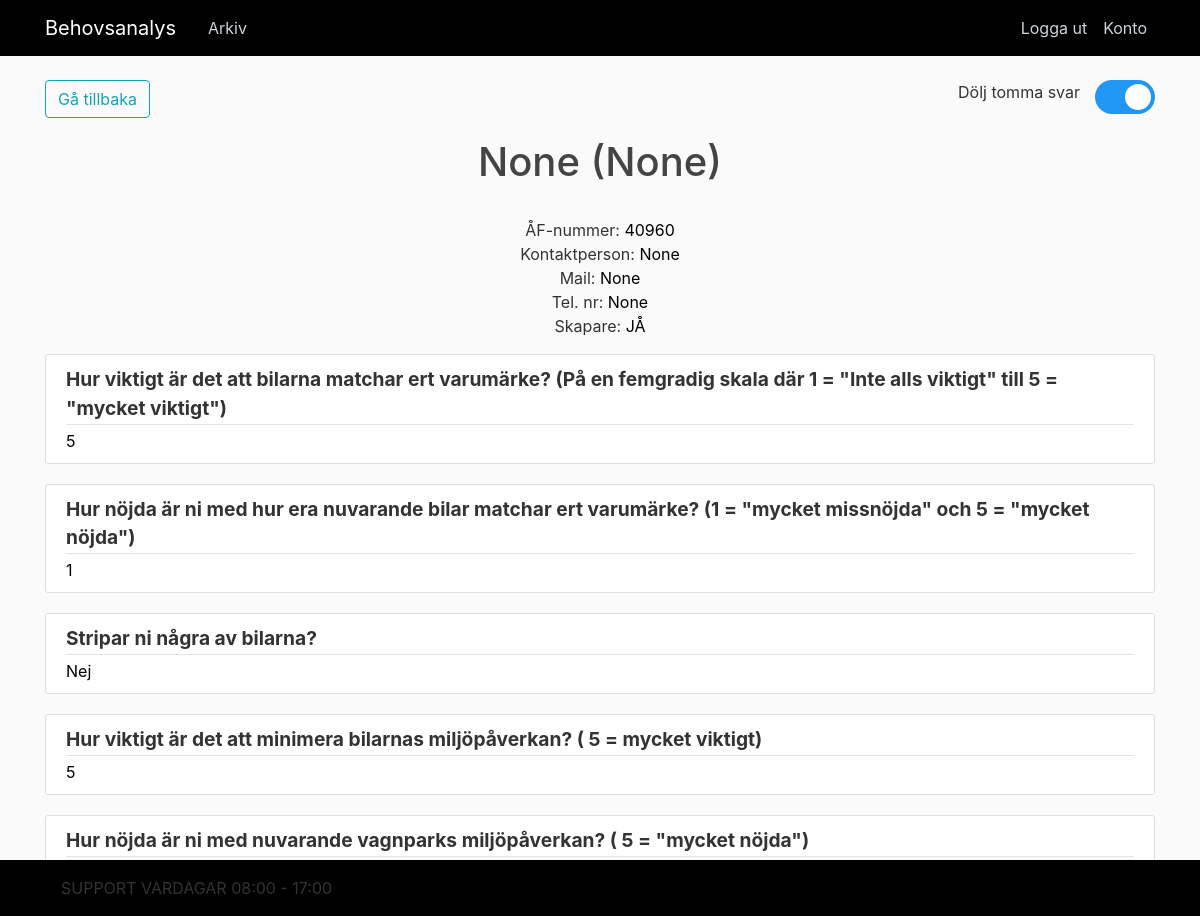
The app's page /kund/10313205809 (signed in) with its own data.
### app/models.py (models this page shows, shortened)
class Responses(db.Model, UserMixin):
    response_id = db.Column(db.String(20), primary_key=True)
    timestamp = db.Column(db.String(30))
    q1 = db.Column(db.String(150))
    q2 = db.Column(db.String(150))
    q3 = db.Column(db.String(150), unique=True)
    q4 = db.Column(db.String(150))
    q5 = db.Column(db.String(150))
    q6 = db.Column(db.String(150))
    q7 = db.Column(db.String(150))
    q8 = db.Column(db.String(150))
    q9 = db.Column(db.String(500))
    q10 = db.Column(db.String(500))
    q11 = db.Column(db.String(500))
    q12 = db.Column(db.String(500))
    q13 = db.Column(db.String(500))
    q14 = db.Column(db.String(500))
    q15 = db.Column(db.String(500))
    q16 = db.Column(db.String(500))
    q17 = db.Column(db.String(500))
    q18 = db.Column(db.String(500))
    q19 = db.Column(db.String(500))
    q20 = db.Column(db.String(500))
    q21 = db.Column(db.String(500))
    q22 = db.Column(db.String(500))
    q23 = db.Column(db.String(500))
    q24 = db.Column(db.String(500))
    q25 = db.Column(db.String(500))
    q26 = db.Column(db.String(500))
    q27 = db.Column(db.String(500))
    q28 = db.Column(db.String(500))
    q29 = db.Column(db.String(500))
    q30 = db.Column(db.String(500))
    q31 = db.Column(db.String(500))
    q32 = db.Column(db.String(500))
    q33 = db.Column(db.String(500))
    q34 = db.Column(db.String(500))
    q35 = db.Column(db.String(500))
    q36 = db.Column(db.String(500))
    q37 = db.Column(db.String(500))
    q38 = db.Column(db.String(500))
    q39 = db.Column(db.String(500))
    q40 = db.Column(db.String(500))
    q41 = db.Column(db.String(500))
    q42 = db.Column(db.String(500))
    q43 = db.Column(db.String(500))
    q44 = db.Column(db.String(500))
    q45 = db.Column(db.String(500))
    q46 = db.Column(db.String(500))
    q47 = db.Column(db.String(500))
    q48 = db.Column(db.String(500))
    q49 = db.Column(db.String(500))
    q50 = db.Column(db.String(500))
    q51 = db.Column(db.String(500))
    q52 = db.Column(db.String(500))
    q53 = db.Column(db.String(500))
    q54 = db.Column(db.String(500))
    q55 = db.Column(db.String(500))
    q56 = db.Column(db.String(500))
    q57 = db.Column(db.String(500))
    q58 = db.Column(db.String(500))
    q59 = db.Column(db.String(500))
    q60 = db.Column(db.String(500))
    q61 = db.Column(db.String(500))
    q62 = db.Column(db.String(500))
    q63 = db.Column(db.String(500))
    q64 = db.Column(db.String(500))
    q65 = db.Column(db.String(500))
    q66 = db.Column(db.String(500))
    q67 = db.Column(db.String(500))
    q68 = db.Column(db.String(500))
    q69 = db.Column(db.String(500))
    q70 = db.Column(db.String(500))
    q71 = db.Column(db.String(500))
    q72 = db.Column(db.String(500))
    q73 = db.Column(db.String(500))
    q74 = db.Column(db.String(500))
    q75 = db.Column(db.String(500))
    q76 = db.Column(db.String(500))
    q77 = db.Column(db.String(500))
    q78 = db.Column(db.String(500))
    q79 = db.Column(db.String(500))
    q80 = db.Column(db.String(500))
    q81 = db.Column(db.String(500))
    q82 = db.Column(db.String(500))
    q83 = db.Column(db.String(500))
    q84 = db.Column(db.String(500))
    q85 = db.Column(db.String(500))
    q86 = db.Column(db.String(500))
    q87 = db.Column(db.String(500))
    q88 = db.Column(db.String(500))
    q89 = db.Column(db.String(500))
    q90 = db.Column(db.String(500))
    q91 = db.Column(db.String(500))
    q92 = db.Column(db.String(500))
    q93 = db.Column(db.String(500))
    q94 = db.Column(db.String(500))
    q95 = db.Column(db.String(500))
    q96 = db.Column(db.String(500))
    q97 = db.Column(db.String(500))
    q98 = db.Column(db.String(500))
    q99 = db.Column(db.String(500))
    q100 = db.Column(db.String(500))
    q101 = db.Column(db.String(500))
    q102 = db.Column(db.String(500))
    q103 = db.Column(db.String(500))
    q104 = db.Column(db.String(500))
    q105 = db.Column(db.String(500))
    q106 = db.Column(db.String(500))
    q107 = db.Column(db.String(500))
    q108 = db.Column(db.String(500))
    q109 = db.Column(db.String(500))
    q110 = db.Column(db.String(500))
    q111 = db.Column(db.String(500))
    q112 = db.Column(db.String(500))
    q113 = db.Column(db.String(500))
    q114 = db.Column(db.String(500))
    q115 = db.Column(db.String(500))
    q116 = db.Column(db.String(500))
    q117 = db.Column(db.String(500))
    q118 = db.Column(db.String(500))
    q119 = db.Column(db.String(500))
    q120 = db.Column(db.String(500))
    q121 = db.Column(db.String(500))
    q122 = db.Column(db.String(500))
    q123 = db.Column(db.String(500))
    q124 = db.Column(db.String(500))
    q125 = db.Column(db.String(500))
    q126 = db.Column(db.String(500))
    q127 = db.Column(db.String(500))
    q128 = db.Column(db.String(500))
    q129 = db.Column(db.String(500))
    q130 = db.Column(db.String(500))
    q131 = db.Column(db.String(500))
    q132 = db.Column(db.String(500))
    q133 = db.Column(db.String(500))
    q134 = db.Column(db.String(500))
    q135 = db.Column(db.String(500))
    q136 = db.Column(db.String(500))
    q137 = db.Column(db.String(500))
    q138 = db.Column(db.String(500))
    q139 = db.Column(db.String(500))
    q140 = db.Column(db.String(500))
    q141 = db.Column(db.String(500))
    q142 = db.Column(db.String(500))
    q143 = db.Column(db.String(500))
    q144 = db.Column(db.String(500))
    q145 = db.Column(db.String(500))
    q146 = db.Column(db.String(500))
    q147 = db.Column(db.String(500))
    q148 = db.Column(db.String(500))
    q149 = db.Column(db.String(500))
    q150 = db.Column(db.String(500))
    q151 = db.Column(db.String(500))
    q152 = db.Column(db.String(500))
    q153 = db.Column(db.String(500))
    q154 = db.Column(db.String(500))
    q155 = db.Column(db.String(500))
    q156 = db.Column(db.String(500))
    q157 = db.Column(db.String(500))
    q158 = db.Column(db.String(500))
    q159 = db.Column(db.String(500))
    q160 = db.Column(db.String(500))
    q161 = db.Column(db.String(500))
    q162 = db.Column(db.String(500))
    q163 = db.Column(db.String(500))
    q164 = db.Column(db.String(500))
    q165 = db.Column(db.String(500))
    q166 = db.Column(db.String(500))
    q167 = db.Column(db.String(500))
    q168 = db.Column(db.String(500))
    q169 = db.Column(db.String(500))
    q170 = db.Column(db.String(500))
    q171 = db.Column(db.String(500))
    q172 = db.Column(db.String(500))

### app/routes.py (the view)
@app.route("/kund/<response_id>")
@login_required
def responses(response_id):
    responses = Responses.query.filter_by(response_id=response_id).first()
    return render_template('responses.html', title=responses.q4, responses=responses, questions=question_dict, length=len(
        question_dict))

### app/models.py (called while the page is built)
@login_manager.user_loader
def load_user(user_id):
    return User.query.get(int(user_id))

### app/templates/responses.html (shortened to what this page needs)
{% extends "layout.html" %}
{% block content %}
<div id="Button_box">
    <div class="alignleft">
        <button onclick="window.history.back()" class="btn btn-outline-info">Gå tillbaka</button><br>
    </div>
    <div class="alignright">
        <div class="alignleft">
            Dölj tomma svar
        </div>
        <div class="alignright">
        <label class="switch">
            <span class="slider round"></span>
        </label>
        </div>
    </div>
</div>
<center>
	<h1>{{responses.q4}} ({{responses.q3}})</h1><br>
	ÅF-nummer: <a href="{{responses.response_id}}/q1">{{ responses.q1 }}</a> <br>
    Kontaktperson: <a href="{{responses.response_id}}/q6">{{ responses.q6 }}</a> <br>
    Mail: <a href="{{responses.response_id}}/q7">{{ responses.q7 }}</a> <br>
    Tel. nr: <a href="{{responses.response_id}}/q8">{{ responses.q8 }}</a> <br>
    Skapare: <a href="{{responses.response_id}}/q2">{{ responses.q2 }}</a></p>
</center>
{% for i in range(length) %}
	{% if loop.index > 9 %}
		{% set question = "q" ~ i|string %}
	<article class="media content-section">
	  <div class="media-body">
		  <div class="article-metadata">
			  <b><big>{{ questions[question] }}</big></b>
			  </div>
		  <a href="{{responses.response_id}}/{{question}}">{{ responses[question] }}</a>
	  </div>
	</article>
	{% endif %}
{% endfor %}
{% endblock content%}

### app/static/main.css (style rules this page uses)
body { background: #fafafa; color: #333333; margin-top: 5rem; }
h1, h2, h3, h4, h5, h6 { color: #444444; }
.content-section { background: #ffffff; padding: 10px 20px; border: 1px solid #dddddd; border-radius: 3px; margin-bottom: 20px; }
.article-metadata { padding-bottom: 1px; margin-bottom: 4px; border-bottom: 1px solid #e3e3e3 }

### app/templates/responses.html (style rules this page uses)
a { color: black; }
.switch { position: relative; display: inline-block; width: 60px; height: 34px; }
.slider { position: absolute; cursor: pointer; top: 0; left: 0; right: 0; bottom: 0; background-color: #ccc; -webkit-transition: .4s; transition: .4s; }
.slider:before { position: absolute; content: ""; height: 26px; width: 26px; left: 4px; bottom: 4px; background-color: white; -webkit-transition: .4s; transition: .4s; }
input:checked + .slider { background-color: #2196F3; }
input:checked + .slider:before { -webkit-transform: translateX(26px); -ms-transform: translateX(26px); transform: translateX(26px); }
.slider.round { border-radius: 34px; }
.slider.round:before { border-radius: 50%; }
.alignleft { float: left; margin-right: 15px; }
.alignright { float: right; }

### records on screen
Responses: q4 "None", q3 "None", q1 "40960", q6 "None", q7 "None", q8 "None", q2 "JÅ", q10 "5" "1" "Nej" "5"

### other values on screen
{{ questions[question] }} "Hur viktigt är det att bilarna matchar ert varumärke? (På en femgradig skala där 1 = \"Inte alls viktigt\" till 5 = \"mycket viktigt\")" "Hur nöjda är ni med hur era nuvarande bilar matchar ert varumärke? (1 = \"mycket missnöjda\" och 5 = \"mycket nöjda\")" "Stripar ni några av bilarna?" "Hur viktigt är det att minimera bilarnas miljöpåverkan? ( 5 = mycket viktigt)" "Hur nöjda är ni med nuvarande vagnparks miljöpåverkan? ( 5 = \"mycket nöjda\")"
